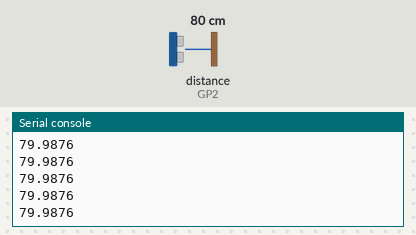
Bench run of a program on a simulated Raspberry Pi Pico running MicroPython. Shown: the last lines printed to the serial console. The inputs (shaded band) are chosen by the test bench; at power-on: distance to the obstacle (sensor on GP2) 80 cm. The echo pulse lasts 58.3 µs per cm; library files of the repository ran but are not shown: 1 file(s).

Above: at 1.2 s.
1.3 s: distance to the obstacle (sensor on GP2) set to 2 cm
At 1.38 s:
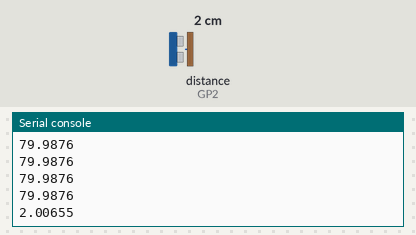
2.8 s: distance to the obstacle (sensor on GP2) set to 4 cm
At 2.89 s:
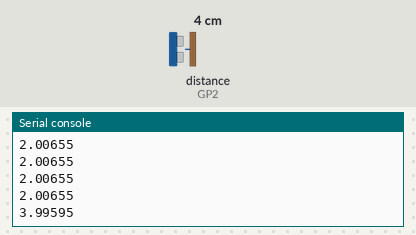
Timing chart, 0 to 5.8 s (numbered marks = the images above; inputs shaded):
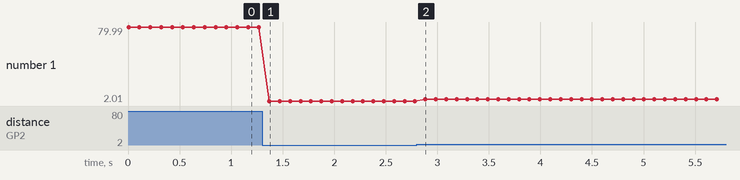

Measured:
- after the input at 1.3 s, the serial console: prints a new line after 0.07 s (image 1)
- after the input at 2.8 s, the serial console: prints a new line after 0.08 s (image 2)
- plotted number 1: 79.99 → 2.01 after the input at 1.3 s, 2.01 → 4 after the input at 2.8 s

The program:

testUltrasonic.py
```python
#credit : https://microcontrollerslab.com/dc-motor-l298n-driver-raspberry-pi-pico-tutorial/
from machine import Pin, PWM, time_pulse_us
from time import sleep, sleep_us
from picozero import Button, LED

# Define pins for hcsr04 ultrasonic sensor
trigger = Pin(3, Pin.OUT)
echo = Pin(2, Pin.IN)


def measure_distance():
    trigger.low()
    sleep_us(2)
    trigger.high()
    sleep_us(10)
    trigger.low()
    duration = time_pulse_us(echo, 1, 30000)
    if duration < 0:
        return None
    distance = (duration * 0.0343) / 2
    return distance

while True:

    distance = measure_distance()
    print(distance)
    sleep(.1)
```
